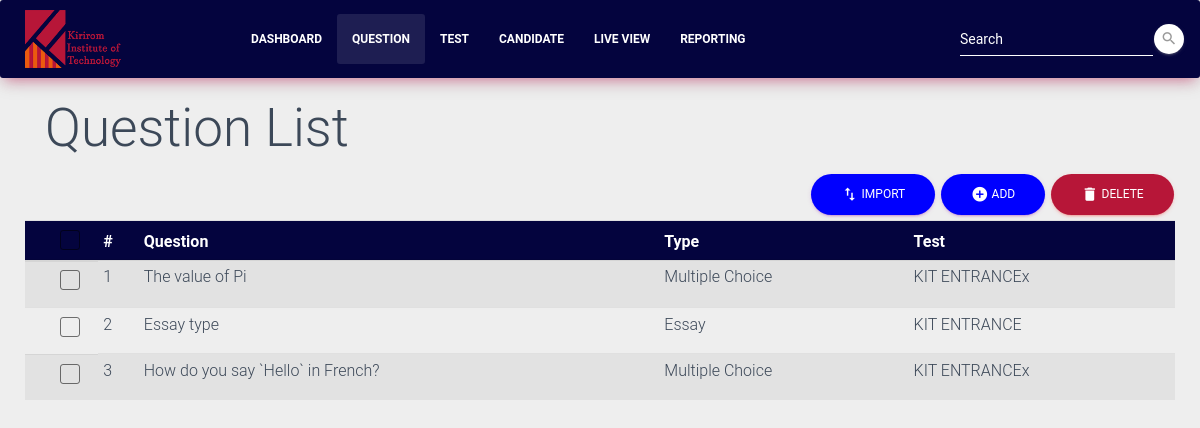
The page /question/ on the database as committed earlier.
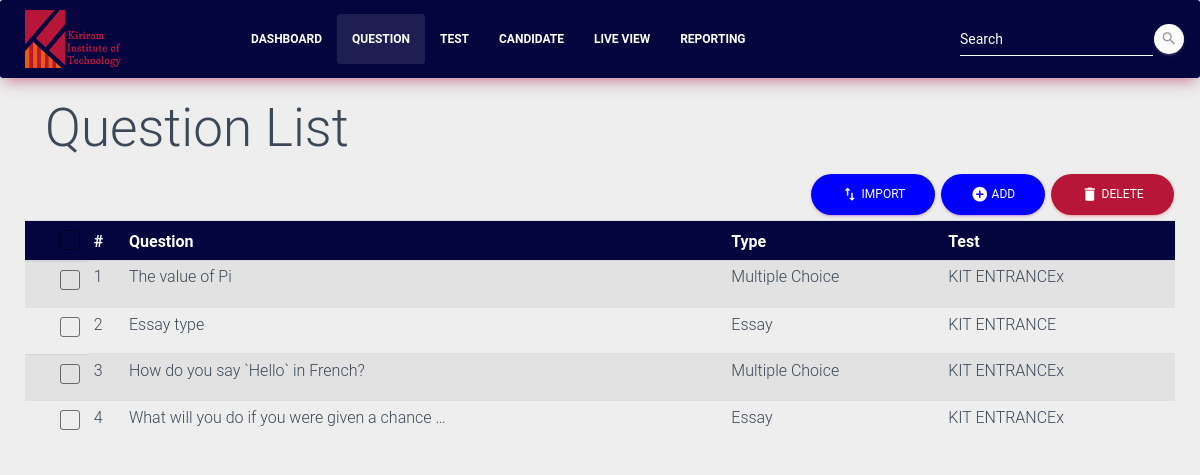
The same page on the database as committed later.
### test_management/models.py (models this page shows, shortened)
class Question(models.Model):
    test_id = models.ForeignKey('Test', on_delete=models.CASCADE)
    question_type = models.CharField(max_length=3, choices=QUESTION_TYPE, default='QCM')
    question_name = models.TextField(max_length=250)
    create_date = models.DateTimeField(auto_now_add=True)

class Test(models.Model):
    test_name = models.TextField(max_length=45)
    test_type = models.TextField(max_length=45)
    test_date = models.DateField()
    create_date = models.DateTimeField(auto_now_add=True)
    def __str__(self):
        return self.test_name

### test_management/views.py (the view)
# urls.py: url(r'^question/', views.question_list, name='question'),
def question_list(request):
    questions = Question.objects.all()
    questionForm = QuestionForm()
    optionForm = OptionForm()
    return render(request, 'question_list.html', {'questions' : questions, 'questionForm' : questionForm, 'optionForm' : optionForm })

### test_management/forms.py
class OptionForm(ModelForm):
    class Meta:
        model = Option
        fields = ['option_name','answer']
    option_name = forms.CharField(label='',
        widget=forms.TextInput(
            attrs={
                'class': 'form-control option-name',
                'placeholder': 'Option...',
            }
        )
    )
    answer = forms.ChoiceField(choices = ANSWER, initial='F', label='',
            widget=forms.Select(
                attrs={
                    'title': 'Select an Answer',
                    'class': 'selectpicker answer',
                    'data-style': 'btn btn-primary btn-sm',
                    'data-size': '7',
                }
            )
    )

### templates/question_list.html (shortened to what the changed rows need)
{% extends 'navigation_bar.html'%}
{% block question_list %}
<div class="container">
<h1>Question List</h1>
</div>
<div class="table-container">
    <div class="table-responsive">
        <table id="fresh-table" class="table table-striped question-list table-hover table-sm">
                <thead class="thead-table-list">
                    <tr>
                        <th scope="col">
                            <div class="form-check">
                                <label class="form-check-label">
                                <span class="form-check-sign">
                                </span>
                                </label>
                            </div>
                        </th>
                        <th scope="col">#</th>
                        <th scope="col">Question</th>
                        <th scope="col">Type</th>
                        <th scope="col">Test</th>
                    </tr>
                </thead>
                <tbody>
                    {% for question in questions %}
                    <tr data-id="{{ question.id }}" class="table-row">
                        <td class="form-check">
                            <div class="form-check">
                                <label class="form-check-label">
                                    <span class="form-check-sign">
                                    <span class="check"></span>
                                    </span>
                                </label>
                            </div>
                        </td>
                        <td>{{ forloop.counter }}</td>
                        <td name="question">{{ question.question_name|truncatewords:10 }}</td>
                        <td name="question_type">{{ question.get_question_type_display }}</td>
                        <td name="test_id">{{ question.test_id }}</td>
                    </tr>
                    {% endfor %}
                </tbody>
        </table>
    </div>
</div>
{% endblock %}

Rows that differ between the two databases and show on the page:
added Question: question_name "What will you do if you were given a chance …", question_type "Essay", test_id "KIT ENTRANCEx"
